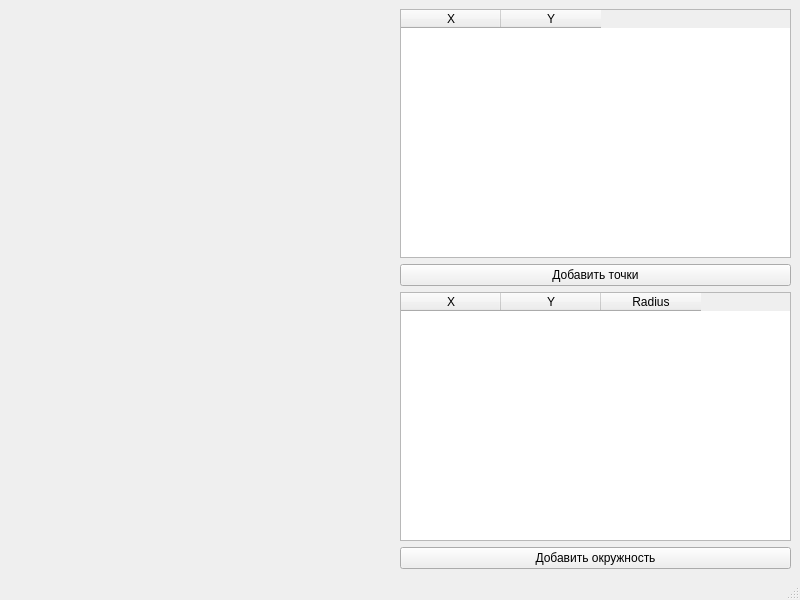
<?xml version="1.0" encoding="UTF-8"?>
<ui version="4.0">
 <class>MainWindow</class>
 <widget class="QMainWindow" name="MainWindow">
  <property name="geometry">
   <rect>
    <x>0</x>
    <y>0</y>
    <width>800</width>
    <height>600</height>
   </rect>
  </property>
  <property name="windowTitle">
   <string>MainWindow</string>
  </property>
  <widget class="QWidget" name="centralwidget">
   <layout class="QGridLayout" name="gridLayout_3">
    <item row="0" column="0">
     <layout class="QGridLayout" name="gridLayout_2">
      <item row="0" column="1">
       <layout class="QGridLayout" name="gridLayout">
        <item row="1" column="0">
         <widget class="QPushButton" name="pushButton_2">
          <property name="text">
           <string>Добавить точки</string>
          </property>
         </widget>
        </item>
        <item row="3" column="0">
         <widget class="QPushButton" name="pushButton_3">
          <property name="text">
           <string>Добавить окружность</string>
          </property>
         </widget>
        </item>
        <item row="0" column="0">
         <widget class="QTableWidget" name="tableWidget">
          <property name="columnCount">
           <number>2</number>
          </property>
          <attribute name="horizontalHeaderMinimumSectionSize">
           <number>23</number>
          </attribute>
          <attribute name="verticalHeaderMinimumSectionSize">
           <number>23</number>
          </attribute>
          <column>
           <property name="text">
            <string>X</string>
           </property>
          </column>
          <column>
           <property name="text">
            <string>Y</string>
           </property>
          </column>
         </widget>
        </item>
        <item row="2" column="0">
         <widget class="QTableWidget" name="tableWidget_2">
          <column>
           <property name="text">
            <string>X</string>
           </property>
          </column>
          <column>
           <property name="text">
            <string>Y</string>
           </property>
          </column>
          <column>
           <property name="text">
            <string>Radius</string>
           </property>
          </column>
         </widget>
        </item>
       </layout>
      </item>
      <item row="0" column="0">
       <widget class="QWidget" name="widget" native="true">
        <property name="minimumSize">
         <size>
          <width>385</width>
          <height>0</height>
         </size>
        </property>
       </widget>
      </item>
     </layout>
    </item>
   </layout>
  </widget>
  <widget class="QMenuBar" name="menubar">
   <property name="geometry">
    <rect>
     <x>0</x>
     <y>0</y>
     <width>800</width>
     <height>24</height>
    </rect>
   </property>
  </widget>
  <widget class="QStatusBar" name="statusbar"/>
 </widget>
 <resources/>
 <connections/>
</ui>
